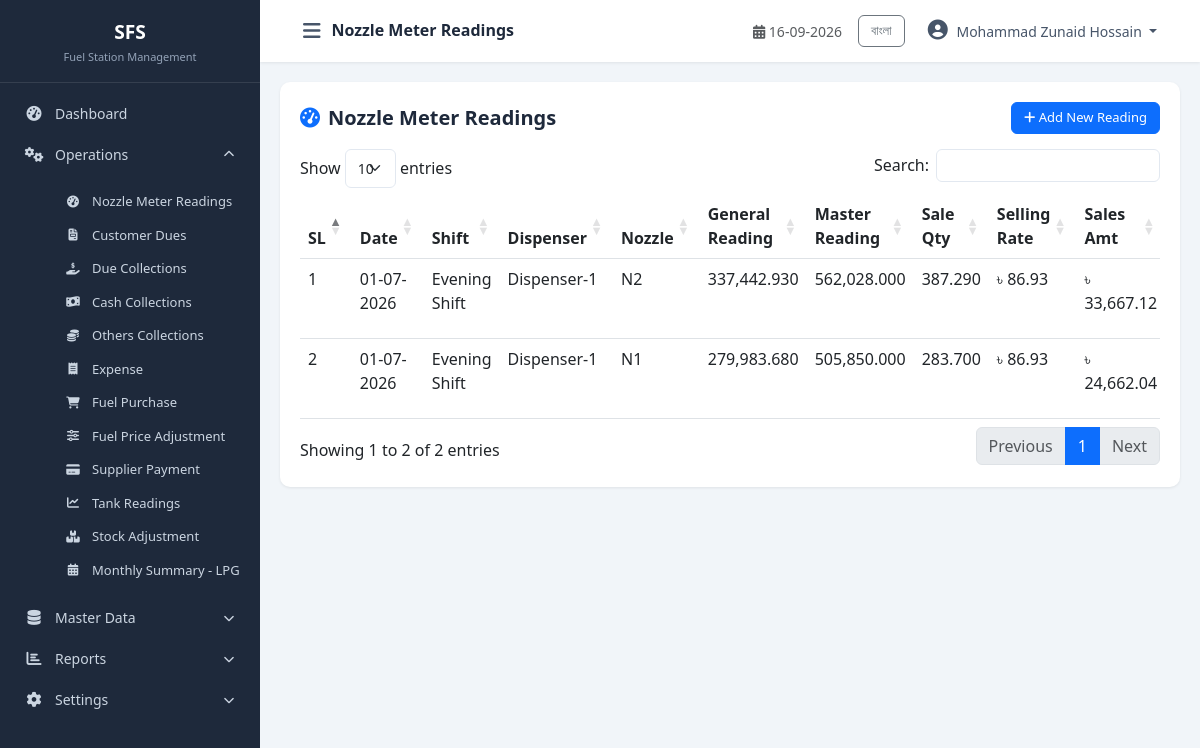
The page /modules/operations/nozzle_reading.php (signed in) on the database its author committed.
### tables this page shows
CREATE TABLE `cfg_companyprofile` (
  `CompanyID` int(11) NOT NULL,
  `CompanyCode` varchar(20) NOT NULL,
  `CompanyName` varchar(200) NOT NULL,
  `CompanyNameBN` varchar(200) DEFAULT NULL,
  `ShortName` varchar(50) DEFAULT NULL,
  `ProprietorName` varchar(150) DEFAULT NULL,
  `ContactPerson` varchar(150) DEFAULT NULL,
  `MobileNo` varchar(20) DEFAULT NULL,
  `PhoneNo` varchar(20) DEFAULT NULL,
  `Email` varchar(100) DEFAULT NULL,
  `Website` varchar(150) DEFAULT NULL,
  `BusinessType` varchar(100) DEFAULT NULL,
  `Address` varchar(500) DEFAULT NULL,
  `City` varchar(100) DEFAULT NULL,
  `District` varchar(100) DEFAULT NULL,
  `PostalCode` varchar(20) DEFAULT NULL,
  `Country` varchar(100) DEFAULT NULL,
  `Logo` varchar(255) DEFAULT NULL,
  `Favicon` varchar(255) DEFAULT NULL,
  `CurrencyCode` varchar(10) DEFAULT 'BDT',
  `CurrencySymbol` varchar(10) DEFAULT '৳',
  `TimeZone` varchar(100) DEFAULT 'Asia/Dhaka',
  `DateFormat` varchar(20) DEFAULT 'dd-MM-yyyy',
  `TimeFormat` varchar(20) DEFAULT '24 Hour',
  `FinancialYearStart` date DEFAULT NULL,
  `FinancialYearEnd` date DEFAULT NULL,
  `DefaultShiftID` int(11) DEFAULT NULL,
  `DefaultLanguage` varchar(20) DEFAULT 'English',
  `AllowNegativeStock` bit(1) DEFAULT b'0',
  `AutoBackup` bit(1) DEFAULT b'1',
  `BackupPath` varchar(500) DEFAULT NULL,
  `CreatedBy` int(11) DEFAULT NULL,
  `CreatedAt` datetime DEFAULT current_timestamp(),
  `UpdatedBy` int(11) DEFAULT NULL,
  `UpdatedAt` datetime DEFAULT NULL,
  `IsActive` bit(1) DEFAULT b'1',
  `IsDeleted` bit(1) DEFAULT b'0'
);

CREATE TABLE `trx_nozzlereading` (
  `NozzleReadingID` int(11) NOT NULL,
  `ReadingDate` date NOT NULL,
  `ShiftID` int(11) NOT NULL COMMENT 'Logical FK -> mst_Shift.ShiftID',
  `StationID` int(11) NOT NULL COMMENT 'Logical FK -> mst_Station.StationID',
  `DisID` int(11) NOT NULL COMMENT 'Logical FK -> mst_Pump.PumpID',
  `NozzleID` int(11) NOT NULL COMMENT 'Logical FK -> mst_Nozzle.NozzleID',
  `GeneralReading` decimal(14,3) NOT NULL,
  `MasterReading` decimal(14,3) NOT NULL,
  `PreviousGeneral` decimal(14,3) NOT NULL DEFAULT 0.000,
  `PreviousMaster` decimal(14,3) NOT NULL DEFAULT 0.000,
  `DiffGeneral` decimal(14,3) GENERATED ALWAYS AS (`GeneralReading` - `PreviousGeneral`) STORED,
  `DiffMaster` decimal(14,3) GENERATED ALWAYS AS (`MasterReading` - `PreviousMaster`) STORED,
  `Notes` varchar(255) DEFAULT NULL,
  `RecordedAt` datetime NOT NULL DEFAULT current_timestamp(),
  `CreatedBy` int(11) DEFAULT NULL,
  `CreatedAt` datetime NOT NULL DEFAULT current_timestamp(),
  `UpdatedBy` int(11) DEFAULT NULL,
  `UpdatedAt` datetime NOT NULL DEFAULT current_timestamp() ON UPDATE current_timestamp(),
  `IsActive` tinyint(1) NOT NULL DEFAULT 1,
  `IsDeleted` tinyint(1) NOT NULL DEFAULT 0,
  `SaleQuantity` decimal(18,3) NOT NULL DEFAULT 0.000,
  `SellingRate` decimal(18,3) NOT NULL DEFAULT 0.000,
  `PurchaseRate` decimal(18,3) NOT NULL DEFAULT 0.000,
  `SalesAmt` decimal(18,2) NOT NULL DEFAULT 0.00,
  `CommissionRate` decimal(18,3) NOT NULL DEFAULT 0.000,
  `CommissionAmt` decimal(18,2) NOT NULL DEFAULT 0.00
);

CREATE TABLE `mst_shift` (
  `ShiftID` int(11) NOT NULL,
  `ShiftName` varchar(100) NOT NULL,
  `StartTime` time DEFAULT NULL,
  `EndTime` time DEFAULT NULL,
  `CreatedBy` int(11) DEFAULT NULL,
  `CreatedAt` datetime NOT NULL DEFAULT current_timestamp(),
  `UpdatedBy` int(11) DEFAULT NULL,
  `UpdatedAt` datetime NOT NULL DEFAULT current_timestamp() ON UPDATE current_timestamp(),
  `IsActive` tinyint(1) NOT NULL DEFAULT 1,
  `IsDeleted` tinyint(1) NOT NULL DEFAULT 0
);

CREATE TABLE `mst_dispenser` (
  `DisID` int(11) NOT NULL,
  `DisName` varchar(100) NOT NULL,
  `DisCode` varchar(30) DEFAULT NULL,
  `CreatedBy` int(11) DEFAULT NULL,
  `CreatedAt` datetime NOT NULL DEFAULT current_timestamp(),
  `UpdatedBy` int(11) DEFAULT NULL,
  `UpdatedAt` datetime NOT NULL DEFAULT current_timestamp() ON UPDATE current_timestamp(),
  `IsActive` tinyint(1) NOT NULL DEFAULT 1,
  `IsDeleted` tinyint(1) NOT NULL DEFAULT 0
);

CREATE TABLE `mst_nozzle` (
  `NozzleID` int(11) NOT NULL,
  `DisID` int(11) NOT NULL COMMENT 'Logical FK -> mst_Pump.PumpID',
  `NozzleNo` int(11) NOT NULL,
  `FuelTypeID` int(11) NOT NULL COMMENT 'Logical FK -> mst_FuelType.FuelTypeID',
  `TankGroupID` int(11) DEFAULT NULL COMMENT 'Logical FK -> mst_TankGroup.TankGroupID',
  `OpeningGeneral` decimal(14,3) NOT NULL DEFAULT 0.000,
  `NozzleName` varchar(50) NOT NULL DEFAULT '',
  `OpeningMaster` decimal(14,3) NOT NULL DEFAULT 0.000,
  `CreatedBy` int(11) DEFAULT NULL,
  `CreatedAt` datetime NOT NULL DEFAULT current_timestamp(),
  `UpdatedBy` int(11) DEFAULT NULL,
  `UpdatedAt` datetime NOT NULL DEFAULT current_timestamp() ON UPDATE current_timestamp(),
  `IsActive` tinyint(1) NOT NULL DEFAULT 1,
  `IsDeleted` tinyint(1) NOT NULL DEFAULT 0
);

### includes/Query.php (called while the page is built, shortened)
<?php
class Query
{
    private $pdo;
    private static $instance = null;
    public function __construct($host = DB_HOST, $dbname = DB_NAME, $username = DB_USER, $password = DB_PASS, $charset = 'utf8mb4')
    {
        $port = defined('DB_PORT') ? DB_PORT : '3306';
        $dsn = "mysql:host={$host};port={$port};dbname={$dbname};charset={$charset}";
        $options = [
            PDO::ATTR_ERRMODE            => PDO::ERRMODE_EXCEPTION,
            PDO::ATTR_DEFAULT_FETCH_MODE => PDO::FETCH_OBJ,
            PDO::ATTR_EMULATE_PREPARES   => true,
            PDO::MYSQL_ATTR_INIT_COMMAND => "SET NAMES utf8mb4 COLLATE utf8mb4_unicode_ci",
        ];
        try {
            $this->pdo = new PDO($dsn, $username, $password, $options);
        } catch (PDOException $e) {
            die("Database Connection Failed: " . $e->getMessage() . "<br><small>Tip: Ensure MySQL service is running in XAMPP Control Panel and port/credentials in config/database.php match.</small>");
        }
    }
    public static function getInstance()
    {
        if (self::$instance === null) {
            self::$instance = new self();
        }
        return self::$instance;
    }
    public function index($sql, $params = [])
    {
        try {
            $this->stmt = $this->pdo->prepare($sql);
            $this->stmt->execute($params);
            return $this->stmt->fetchAll(PDO::FETCH_OBJ);
        } catch (PDOException $e) {
            die("Query Error: " . $e->getMessage() . "<br>SQL: " . $sql);
        }
    }
}

### config/database.php (called while the page is built, shortened)
<?php
require_once __DIR__ . '/../includes/Query.php';
$objQuery = Query::getInstance();

### includes/functions.php (called while the page is built, shortened)
<?php
function db()
{
    global $objQuery;
    return $objQuery;
}
function getCompanyInfo($key = null)
{
    $sql = "SELECT * FROM cfg_companyprofile WHERE CompanyID = 1 AND IsActive = 1 AND IsDeleted = 0";
    $data = db()->index($sql);
    if (!empty($data)) {
        $company = $data[0];
        return $company;
    }
    return null;
}
function getSetting($key)
{
    $sql = "SELECT SettingValue FROM cfg_systemsetting WHERE SettingKey = ? AND IsActive = 1 AND IsDeleted = 0";
    $data = db()->index($sql, [$key]);
    if (!empty($data)) {
        return $data[0]->SettingValue;
    }
    return null;
}
function formatDate($date, $format = 'd-m-Y')
{
    $timestamp = strtotime($date);
    return date($format, $timestamp);
}
function getUserName()
{
    return $_SESSION['user_name'] ?? null;
}
function currentLang()
{
    return $_SESSION['lang'] ?? 'en';
}
function t($key)
{
    $lang = currentLang();
    return $translations[$lang][$key] ?? $key;
}

### modules/operations/nozzle_reading.php (the view, shortened to what this page needs)
<?php
$pageTitle = 'Nozzle Meter Readings';
require_once __DIR__ . '/../../includes/header.php';
require_once __DIR__ . '/../../includes/sidebar.php';
$data = $objQuery->index("SELECT nr.*, s.ShiftName, d.DisName, n.NozzleName FROM trx_nozzlereading nr LEFT JOIN mst_shift s ON nr.ShiftID=s.ShiftID LEFT JOIN mst_dispenser d ON nr.DisID=d.DisID LEFT JOIN mst_nozzle n ON nr.NozzleID=n.NozzleID WHERE nr.IsDeleted=0 ORDER BY nr.ReadingDate DESC, nr.NozzleReadingID DESC");
$isMeterReadingReadOnlySetting = trim(getSetting('IsMeterReadingReadOnly') ?? '');
?>
<div class="table-container">
    <div class="table-header">
        <h5><i class="fas fa-tachometer-alt text-primary me-2"></i><?php echo t('Nozzle Meter Readings'); ?></h5>
        <button class="btn btn-primary btn-sm" data-bs-toggle="modal" data-bs-target="#addModal"><i class="fas fa-plus"></i> Add New Reading</button>
    </div>
    <table class="table table-hover datatable">
        <thead><tr><th>SL</th><th>Date</th><th>Shift</th><th>Dispenser</th><th>Nozzle</th><th>General Reading</th><th>Master Reading</th><th>Sale Qty</th><th>Selling Rate</th><th>Sales Amt</th><th>Actions</th></tr></thead>
        <tbody><?php $sl=1; foreach($data as $row): ?><tr>
            <td><?php echo $sl++; ?></td>
            <td><?php echo formatDate($row->ReadingDate); ?></td>
            <td><?php echo htmlspecialchars($row->ShiftName ?? 'N/A'); ?></td>
            <td><?php echo htmlspecialchars($row->DisName ?? 'N/A'); ?></td>
            <td><?php echo htmlspecialchars($row->NozzleName ?? 'N/A'); ?></td>
            <td><?php echo number_format($row->GeneralReading, 3); ?></td>
            <td><?php echo number_format($row->MasterReading, 3); ?></td>
            <td><?php echo number_format($row->SaleQuantity, 3); ?></td>
            <td><?php echo $currencySymbol.' '.number_format($row->SellingRate, 2); ?></td>
            <td><?php echo $currencySymbol.' '.number_format($row->SalesAmt, 2); ?></td>
        </tr><?php endforeach; ?></tbody>
    </table>
</div>
<?php require_once __DIR__ . '/../../includes/footer.php'; ?>

### includes/sidebar.php (shortened to what this page needs)
<?php
$currentPage = basename($_SERVER['PHP_SELF']);
$langToggle = currentLang() === 'bn' ? 'en' : 'bn';
$langLabel = currentLang() === 'bn' ? 'English' : 'বাংলা';
?>
<nav id="sidebar" class="sidebar">
    <div class="sidebar-header">
        <h5 class="mb-0"><?php echo $shortName ?? 'FDP'; ?></h5>
        <small class="text-muted"><?php echo t('Fuel Station Management'); ?></small>
    </div>
    <ul class="nav flex-column">
        <li class="nav-item">
            <a class="nav-link <?php echo ($currentPage == 'dashboard.php' || $currentPage == 'index.php') ? 'active' : ''; ?>" href="<?php echo BASE_URL; ?>dashboard.php">
                <i class="fas fa-tachometer-alt"></i> <span><?php echo t('Dashboard'); ?></span>
            </a>
        </li>
        <li class="nav-item">
            <a class="nav-link" data-bs-toggle="collapse" href="#operationsMenu" role="button" aria-expanded="true">
                <i class="fas fa-cogs"></i> <span><?php echo t('Operations'); ?></span>
                <i class="fas fa-chevron-down ms-auto"></i>
            </a>
            <div class="collapse show" id="operationsMenu">
                <ul class="nav flex-column ms-3">
                    <li class="nav-item"><a class="nav-link small" href="<?php echo BASE_URL; ?>modules/operations/nozzle_reading.php"><i class="fas fa-tachometer-alt"></i> <?php echo t('Nozzle Meter Readings'); ?></a></li>
                    <li class="nav-item"><a class="nav-link small" href="<?php echo BASE_URL; ?>modules/operations/customer_due.php"><i class="fas fa-file-invoice"></i> <?php echo t('Customer Dues'); ?></a></li>
                    <li class="nav-item"><a class="nav-link small" href="<?php echo BASE_URL; ?>modules/operations/due_collection.php"><i class="fas fa-hand-holding-usd"></i> <?php echo t('Due Collections'); ?></a></li>
                    <li class="nav-item"><a class="nav-link small" href="<?php echo BASE_URL; ?>modules/operations/cash_collection.php"><i class="fas fa-money-bill-wave"></i> <?php echo t('Cash Collections'); ?></a></li>
                    <li class="nav-item"><a class="nav-link small" href="<?php echo BASE_URL; ?>modules/operations/others_collection.php"><i class="fas fa-coins"></i> <?php echo t('Others Collections'); ?></a></li>
                    <li class="nav-item"><a class="nav-link small" href="<?php echo BASE_URL; ?>modules/operations/expense.php"><i class="fas fa-receipt"></i> <?php echo t('Expense'); ?></a></li>
                    <li class="nav-item"><a class="nav-link small" href="<?php echo BASE_URL; ?>modules/operations/fuel_purchase.php"><i class="fas fa-shopping-cart"></i> <?php echo t('Fuel Purchase'); ?></a></li>
                    <li class="nav-item"><a class="nav-link small" href="<?php echo BASE_URL; ?>modules/operations/fuel_price_adjustment.php"><i class="fas fa-sliders-h"></i> <?php echo t('Fuel Price Adjustment'); ?></a></li>
                    <li class="nav-item"><a class="nav-link small" href="<?php echo BASE_URL; ?>modules/operations/supplier_payment.php"><i class="fas fa-credit-card"></i> <?php echo t('Supplier Payment'); ?></a></li>
                    <li class="nav-item"><a class="nav-link small" href="<?php echo BASE_URL; ?>modules/operations/tank_reading.php"><i class="fas fa-chart-line"></i> <?php echo t('Tank Readings'); ?></a></li>
                    <li class="nav-item"><a class="nav-link small" href="<?php echo BASE_URL; ?>modules/operations/stock_adjustment.php"><i class="fas fa-boxes"></i> <?php echo t('Stock Adjustment'); ?></a></li>
                    <li class="nav-item"><a class="nav-link small" href="<?php echo BASE_URL; ?>modules/operations/monthly_summary.php"><i class="fas fa-calendar-alt"></i> <?php echo t('Monthly Summary - LPG'); ?></a></li>
                </ul>
            </div>
        </li>
        <li class="nav-item">
          <a class="nav-link collapsed" data-bs-toggle="collapse" href="#masterDataMenu" role="button" aria-expanded="false">
                <i class="fas fa-database"></i> <span><?php echo t('Master Data'); ?></span>
                <i class="fas fa-chevron-down ms-auto"></i>
            </a>
        </li>
        <?php $isReportPage = in_array($currentPage, ['daily_statement.php', 'profit_loss.php', 'date_to_date_statement.php', 'monthly_collection_expense_summary.php', 'monthly_expense_item_wise.php', 'stock_summary.php']); ?>
        <li class="nav-item">
            <a class="nav-link <?php echo $isReportPage ? '' : 'collapsed'; ?>" data-bs-toggle="collapse" href="#reportsMenu" role="button" aria-expanded="<?php echo $isReportPage ? 'true' : 'false'; ?>">
                <i class="fas fa-chart-bar"></i> <span><?php echo t('Reports'); ?></span>
                <i class="fas fa-chevron-down ms-auto"></i>
            </a>
        </li>
        <li class="nav-item">
            <a class="nav-link <?php echo in_array($currentPage, ['final_submit_setting.php', 'system_setting.php']) ? '' : 'collapsed'; ?>" data-bs-toggle="collapse" href="#settingsMenu" role="button" aria-expanded="<?php echo in_array($currentPage, ['final_submit_setting.php', 'system_setting.php']) ? 'true' : 'false'; ?>">
                <i class="fas fa-cog"></i> <span><?php echo t('Settings'); ?></span>
                <i class="fas fa-chevron-down ms-auto"></i>
            </a>
        </li>
    </ul>
</nav>
<div id="content-wrapper">
    <nav class="navbar navbar-expand-lg top-navbar">
        <div class="container-fluid">
            <button type="button" id="sidebarCollapse" class="btn btn-link">
                <i class="fas fa-bars"></i>
            </button>
            <span class="navbar-brand mb-0 h1"><?php echo t($pageTitle ?? 'Dashboard'); ?></span>
            <div class="ms-auto d-flex align-items-center">
                <span class="me-3 text-muted small">
                    <i class="fas fa-calendar-alt"></i> <?php echo date('d-m-Y'); ?>
                </span>
                <div class="dropdown">
                    <a class="btn btn-sm btn-outline-secondary me-2" href="?lang=<?php echo $langToggle; ?>"><?php echo $langLabel; ?></a>
                    <button class="btn btn-link dropdown-toggle" type="button" data-bs-toggle="dropdown">
                        <i class="fas fa-user-circle"></i> <?php echo getUserName() ?? 'User'; ?>
                    </button>
                </div>
            </div>
        </div>
    </nav>
    <div id="main-content" class="container-fluid">

### rows shown on the page
cfg_companyprofile: ShortName "SFS", CurrencySymbol "৳"
trx_nozzlereading: ReadingDate "01-07-2026", ShiftID.ShiftName "Evening Shift", DisID.DisName "Dispenser-1", NozzleID.NozzleName "N2", GeneralReading "337,442.930", MasterReading "562,028.000", SaleQuantity "387.290", SellingRate "86.93", SalesAmt "33,667.12"
trx_nozzlereading: ReadingDate "01-07-2026", ShiftID.ShiftName "Evening Shift", DisID.DisName "Dispenser-1", NozzleID.NozzleName "N1", GeneralReading "279,983.680", MasterReading "505,850.000", SaleQuantity "283.700", SellingRate "86.93", SalesAmt "24,662.04"

### other values the page prints
t('Fuel Station Management') "Fuel Station Management"
t('Dashboard') "Dashboard"
t('Operations') "Operations"
t('Nozzle Meter Readings') "Nozzle Meter Readings"
t('Customer Dues') "Customer Dues"
t('Due Collections') "Due Collections"
t('Cash Collections') "Cash Collections"
t('Others Collections') "Others Collections"
t('Expense') "Expense"
t('Fuel Purchase') "Fuel Purchase"
t('Fuel Price Adjustment') "Fuel Price Adjustment"
t('Supplier Payment') "Supplier Payment"
t('Tank Readings') "Tank Readings"
t('Stock Adjustment') "Stock Adjustment"
t('Monthly Summary - LPG') "Monthly Summary - LPG"
